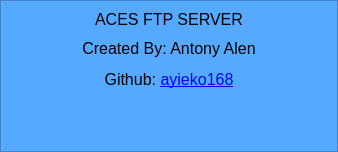
<?xml version="1.0" encoding="UTF-8"?>
<ui version="4.0">
 <class>Dialog</class>
 <widget class="QDialog" name="Dialog">
  <property name="geometry">
   <rect>
    <x>0</x>
    <y>0</y>
    <width>338</width>
    <height>152</height>
   </rect>
  </property>
  <property name="windowTitle">
   <string>About</string>
  </property>
  <layout class="QVBoxLayout" name="verticalLayout">
   <property name="spacing">
    <number>0</number>
   </property>
   <property name="leftMargin">
    <number>0</number>
   </property>
   <property name="topMargin">
    <number>0</number>
   </property>
   <property name="rightMargin">
    <number>0</number>
   </property>
   <property name="bottomMargin">
    <number>0</number>
   </property>
   <item>
    <widget class="QFrame" name="frame">
     <property name="styleSheet">
      <string notr="true">background-color: rgb(85, 170, 255);</string>
     </property>
     <property name="frameShape">
      <enum>QFrame::StyledPanel</enum>
     </property>
     <property name="frameShadow">
      <enum>QFrame::Raised</enum>
     </property>
     <layout class="QVBoxLayout" name="verticalLayout_2">
      <item>
       <widget class="QLabel" name="label">
        <property name="styleSheet">
         <string notr="true">font: 8pt &quot;Calibri&quot;;</string>
        </property>
        <property name="text">
         <string>&lt;html&gt;&lt;head/&gt;&lt;body&gt;&lt;p align=&quot;center&quot;&gt;&lt;span style=&quot; font-size:12pt;&quot;&gt;ACES FTP SERVER&lt;/span&gt;&lt;/p&gt;&lt;/body&gt;&lt;/html&gt;</string>
        </property>
        <property name="alignment">
         <set>Qt::AlignCenter</set>
        </property>
       </widget>
      </item>
      <item>
       <widget class="QTextEdit" name="textEdit">
        <property name="styleSheet">
         <string notr="true">border: none;
font: 11pt &quot;Candara&quot;;</string>
        </property>
        <property name="html">
         <string>&lt;!DOCTYPE HTML PUBLIC &quot;-//W3C//DTD HTML 4.0//EN&quot; &quot;http://www.w3.org/TR/REC-html40/strict.dtd&quot;&gt;
&lt;html&gt;&lt;head&gt;&lt;meta name=&quot;qrichtext&quot; content=&quot;1&quot; /&gt;&lt;style type=&quot;text/css&quot;&gt;
p, li { white-space: pre-wrap; }
&lt;/style&gt;&lt;/head&gt;&lt;body style=&quot; font-family:'Candara'; font-size:11pt; font-weight:400; font-style:normal;&quot;&gt;
&lt;p align=&quot;center&quot; style=&quot; margin-top:12px; margin-bottom:12px; margin-left:0px; margin-right:0px; -qt-block-indent:0; text-indent:0px;&quot;&gt;&lt;span style=&quot; font-family:'MS Shell Dlg 2'; font-size:12pt;&quot;&gt;Created By: Antony Alen&lt;/span&gt;&lt;/p&gt;
&lt;p align=&quot;center&quot; style=&quot; margin-top:12px; margin-bottom:12px; margin-left:0px; margin-right:0px; -qt-block-indent:0; text-indent:0px;&quot;&gt;&lt;span style=&quot; font-family:'MS Shell Dlg 2'; font-size:12pt;&quot;&gt;Github: &lt;/span&gt;&lt;a href=&quot;https://github.com/ayieko168&quot;&gt;&lt;span style=&quot; font-family:'MS Shell Dlg 2'; font-size:12pt; text-decoration: underline; color:#0000ff;&quot;&gt;ayieko168&lt;/span&gt;&lt;/a&gt;&lt;/p&gt;
&lt;p align=&quot;center&quot; style=&quot; margin-top:12px; margin-bottom:12px; margin-left:0px; margin-right:0px; -qt-block-indent:0; text-indent:0px;&quot;&gt;&lt;br /&gt;&lt;/p&gt;&lt;/body&gt;&lt;/html&gt;</string>
        </property>
       </widget>
      </item>
     </layout>
    </widget>
   </item>
  </layout>
 </widget>
 <resources/>
 <connections/>
</ui>
